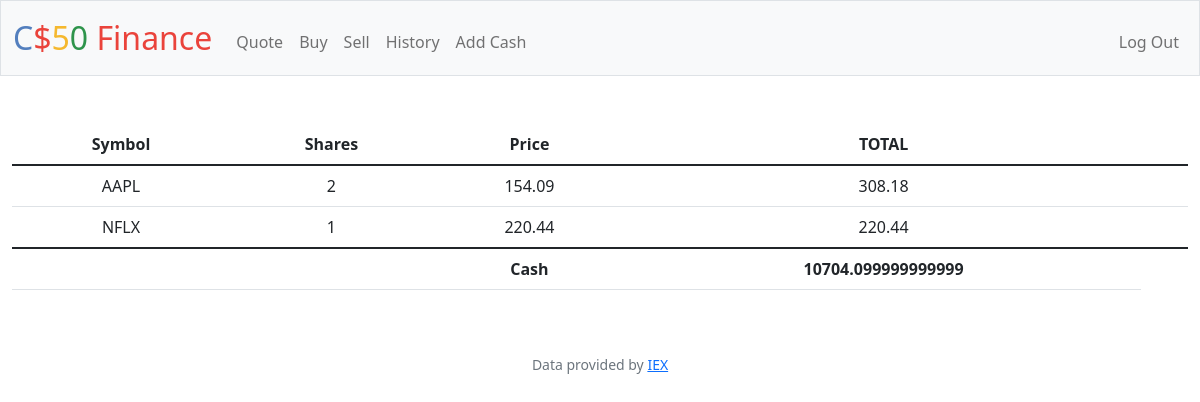
The page / (signed in) on the database its author committed.
### tables this page shows
CREATE TABLE transactions (id INTEGER PRIMARY KEY AUTOINCREMENT NOT NULL, user_id INTEGER, symbol TEXT, shares INTEGER, price REAL, date TIMESTAMP);

CREATE TABLE users (id INTEGER PRIMARY KEY AUTOINCREMENT NOT NULL, username TEXT NOT NULL, hash TEXT NOT NULL, cash NUMERIC NOT NULL DEFAULT 10000.00);

### app.py (the view)
@app.route("/")
@login_required
def index():
    user_id = session["user_id"]
    transactions_data = db.execute("SELECT symbol, SUM(shares) AS shares, price FROM transactions WHERE user_id = ? GROUP BY symbol", user_id)
    cash_data = db.execute("SELECT cash FROM users WHERE id = ?", user_id)
    cash = cash_data[0]["cash"]
    return render_template("index.html", database = transactions_data, cash = cash)

### app.py (called while the page is built)
@app.after_request
def after_request(response):
    response.headers["Cache-Control"] = "no-cache, no-store, must-revalidate"
    response.headers["Expires"] = 0
    response.headers["Pragma"] = "no-cache"
    return response

### helpers.py (called while the page is built)
def login_required(f):
    @wraps(f)
    def decorated_function(*args, **kwargs):
        if session.get("user_id") is None:
            return redirect("/login")
        return f(*args, **kwargs)
    return decorated_function

### templates/index.html (shortened to what this page needs)
{% extends "layout.html" %}
{% block main %}
    <table class="table">
        <thead>
            <tr>
                <th scope="col">Symbol</th>
                <th scope="col">Shares</th>
                <th scope="col">Price</th>
                <th scope="col">TOTAL</th>
            </tr>
        </thead>
        <tbody>
            {% for row in database %}
            <tr>
                <td>{{ row["symbol"] }}</td>
                <td>{{ row["shares"] }}</td>
                <td>{{ row["price"] }}</td>
                <td>{{ row["shares"]*row["price"] }}</td>
                <td></td>
            </tr>
        {% endfor %}
        </tbody>
        <tfoot>
            <tr>
                <td></td>
                <td></td>
                <th scope="1">Cash</th>
                <th scope="1">{{ cash }}</th>
            </tr>
        </tfoot>
    </table>
{% endblock %}

### rows shown on the page
transactions: symbol "NFLX", shares "1", price "220.44", row['shares']*row['price'] "220.44"
users: cash "10704.099999999999"

### other values the page prints
{{ row["symbol"] }} "AAPL"
{{ row["shares"] }} "2"
{{ row["price"] }} "154.09"
{{ row["shares"]*row["price"] }} "308.18"
